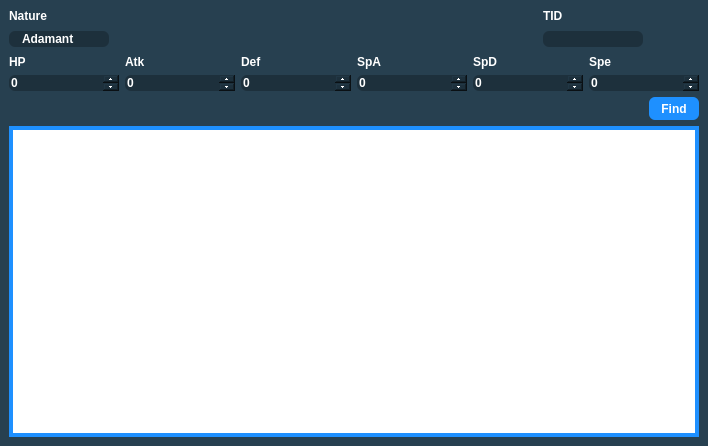
<?xml version="1.0" encoding="UTF-8"?>
<ui version="4.0">
 <class>IVtoPID</class>
 <widget class="QMainWindow" name="IVtoPID">
  <property name="geometry">
   <rect>
    <x>0</x>
    <y>0</y>
    <width>708</width>
    <height>446</height>
   </rect>
  </property>
  <property name="sizePolicy">
   <sizepolicy hsizetype="Fixed" vsizetype="Fixed">
    <horstretch>0</horstretch>
    <verstretch>0</verstretch>
   </sizepolicy>
  </property>
  <property name="minimumSize">
   <size>
    <width>708</width>
    <height>446</height>
   </size>
  </property>
  <property name="maximumSize">
   <size>
    <width>708</width>
    <height>446</height>
   </size>
  </property>
  <property name="windowTitle">
   <string>IVs to PID</string>
  </property>
  <property name="styleSheet">
   <string notr="true">QMainWindow {
	background-color: #274050;
}

QTableView {
	border: 4px solid DodgerBlue;
}

QHeaderView::section {
	border: none;
	background-color: #274050;
	padding-top: 3px;
	padding-bottom: 3px;
	color: white;
}

QLineEdit {
	qproperty-alignment: AlignCenter;
	background-color: #1D303C;
	border:none;
	border-radius: 6px;
	color: white;
	font-family: &quot;Myriad Pro&quot;, Montserrat;
	font-weight: 500;
}

QComboBox {
	background-color: #1D303C;
	border: none;
	border-radius: 6px;
	color: white;
	padding-left: 13px;
	font-family: &quot;Myriad Pro&quot;, Montserrat;
	font-weight: 500;
	combobox-popup: 0;
}

QComboBox QListView{
	color: white;
    background-color: #1D303C;
    border:1px solid black;
}

QComboBox::item:alternate {
    background: #1D303C;
}

QComboBox::item:selected {
    border: 1px solid transparent;
    background: #003941;
}

QComboBox::indicator{
    background-color:transparent;
    selection-background-color:transparent;
    color:transparent;
    selection-color:transparent;
}

QComboBox::editable {
	background-color: #1D303C;
	border: none;
	border-radius: 6px;
	color: white;
}

QComboBox::down-arrow {
	image: url(noimg);
	border-width: 0px;
}

QComboBox::drop-down {
	background: transparent;
	width: 0px;
}

QLabel {
	color: white;
	font-family: &quot;Myriad Pro&quot;, Montserrat;
	font-weight: 500;
}

QPushButton {
	border: none;
	border-radius: 6px;
	color: white;
	background-color: DodgerBlue;
	font-family: &quot;Myriad Pro&quot;, Montserrat;
	font-weight: 500;
}

QSpinBox {
	qproperty-alignment: AlignCenter;
	background-color: #1D303C;
	border: none;
	border-radius: 6px;
	color: white;
	font-family: &quot;Myriad Pro&quot;, Montserrat;
	font-weight: 500;
}

QSpinBox::up-button {
	subcontrol-origin: border;
    subcontrol-position: top right;
}

QSpinBox::down-button {
	subcontrol-origin: border;
    subcontrol-position: bottom right;
}</string>
  </property>
  <widget class="QWidget" name="centralwidget">
   <layout class="QGridLayout" name="gridLayout_2">
    <item row="2" column="0" colspan="4">
     <layout class="QGridLayout" name="gridLayout">
      <item row="0" column="0">
       <widget class="QLabel" name="label">
        <property name="text">
         <string>HP</string>
        </property>
       </widget>
      </item>
      <item row="0" column="1">
       <widget class="QLabel" name="label_2">
        <property name="text">
         <string>Atk</string>
        </property>
       </widget>
      </item>
      <item row="0" column="2">
       <widget class="QLabel" name="label_3">
        <property name="text">
         <string>Def</string>
        </property>
       </widget>
      </item>
      <item row="0" column="3">
       <widget class="QLabel" name="label_4">
        <property name="text">
         <string>SpA</string>
        </property>
       </widget>
      </item>
      <item row="0" column="4">
       <widget class="QLabel" name="label_5">
        <property name="text">
         <string>SpD</string>
        </property>
       </widget>
      </item>
      <item row="0" column="5">
       <widget class="QLabel" name="label_6">
        <property name="text">
         <string>Spe</string>
        </property>
       </widget>
      </item>
      <item row="1" column="0">
       <widget class="QSpinBox" name="spinBoxHP"/>
      </item>
      <item row="1" column="1">
       <widget class="QSpinBox" name="spinBoxAtk"/>
      </item>
      <item row="1" column="2">
       <widget class="QSpinBox" name="spinBoxDef"/>
      </item>
      <item row="1" column="3">
       <widget class="QSpinBox" name="spinBoxSpA"/>
      </item>
      <item row="1" column="4">
       <widget class="QSpinBox" name="spinBoxSpD"/>
      </item>
      <item row="1" column="5">
       <widget class="QSpinBox" name="spinBoxSpe"/>
      </item>
     </layout>
    </item>
    <item row="0" column="0">
     <widget class="QLabel" name="labelNature">
      <property name="styleSheet">
       <string notr="true"/>
      </property>
      <property name="text">
       <string>Nature</string>
      </property>
     </widget>
    </item>
    <item row="0" column="2">
     <widget class="QLabel" name="labelID">
      <property name="styleSheet">
       <string notr="true"/>
      </property>
      <property name="text">
       <string>TID</string>
      </property>
     </widget>
    </item>
    <item row="1" column="0">
     <widget class="QComboBox" name="comboBoxNatureGenerator">
      <property name="minimumSize">
       <size>
        <width>100</width>
        <height>0</height>
       </size>
      </property>
      <item>
       <property name="text">
        <string>Adamant</string>
       </property>
      </item>
      <item>
       <property name="text">
        <string>Bold</string>
       </property>
      </item>
      <item>
       <property name="text">
        <string>Brave</string>
       </property>
      </item>
      <item>
       <property name="text">
        <string>Calm</string>
       </property>
      </item>
      <item>
       <property name="text">
        <string>Careful</string>
       </property>
      </item>
      <item>
       <property name="text">
        <string>Hasty</string>
       </property>
      </item>
      <item>
       <property name="text">
        <string>Impish</string>
       </property>
      </item>
      <item>
       <property name="text">
        <string>Jolly</string>
       </property>
      </item>
      <item>
       <property name="text">
        <string>Lonely</string>
       </property>
      </item>
      <item>
       <property name="text">
        <string>Mild</string>
       </property>
      </item>
      <item>
       <property name="text">
        <string>Modest</string>
       </property>
      </item>
      <item>
       <property name="text">
        <string>Naive</string>
       </property>
      </item>
      <item>
       <property name="text">
        <string>Naughty</string>
       </property>
      </item>
      <item>
       <property name="text">
        <string>Quiet</string>
       </property>
      </item>
      <item>
       <property name="text">
        <string>Rash</string>
       </property>
      </item>
      <item>
       <property name="text">
        <string>Relaxed</string>
       </property>
      </item>
      <item>
       <property name="text">
        <string>Sassy</string>
       </property>
      </item>
      <item>
       <property name="text">
        <string>Timid</string>
       </property>
      </item>
      <item>
       <property name="text">
        <string>Gentle</string>
       </property>
      </item>
      <item>
       <property name="text">
        <string>Lax</string>
       </property>
      </item>
      <item>
       <property name="text">
        <string>Bashful</string>
       </property>
      </item>
      <item>
       <property name="text">
        <string>Docile</string>
       </property>
      </item>
      <item>
       <property name="text">
        <string>Hardy</string>
       </property>
      </item>
      <item>
       <property name="text">
        <string>Quirky</string>
       </property>
      </item>
      <item>
       <property name="text">
        <string>Serious</string>
       </property>
      </item>
     </widget>
    </item>
    <item row="3" column="3">
     <widget class="QPushButton" name="pushButtonFind">
      <property name="minimumSize">
       <size>
        <width>50</width>
        <height>23</height>
       </size>
      </property>
      <property name="styleSheet">
       <string notr="true"/>
      </property>
      <property name="text">
       <string>Find</string>
      </property>
     </widget>
    </item>
    <item row="4" column="0" colspan="4">
     <widget class="TableView" name="tableView">
      <property name="maximumSize">
       <size>
        <width>16777215</width>
        <height>16777215</height>
       </size>
      </property>
      <property name="styleSheet">
       <string notr="true"/>
      </property>
      <property name="editTriggers">
       <set>QAbstractItemView::NoEditTriggers</set>
      </property>
      <property name="sortingEnabled">
       <bool>false</bool>
      </property>
      <attribute name="horizontalHeaderDefaultSectionSize">
       <number>100</number>
      </attribute>
      <attribute name="verticalHeaderVisible">
       <bool>false</bool>
      </attribute>
      <attribute name="verticalHeaderDefaultSectionSize">
       <number>20</number>
      </attribute>
      <attribute name="verticalHeaderMinimumSectionSize">
       <number>20</number>
      </attribute>
     </widget>
    </item>
    <item row="1" column="2">
     <widget class="QTextBox" name="textBoxID">
      <property name="maximumSize">
       <size>
        <width>100</width>
        <height>16777215</height>
       </size>
      </property>
     </widget>
    </item>
    <item row="1" column="1">
     <spacer name="horizontalSpacer">
      <property name="orientation">
       <enum>Qt::Horizontal</enum>
      </property>
      <property name="sizeHint" stdset="0">
       <size>
        <width>40</width>
        <height>20</height>
       </size>
      </property>
     </spacer>
    </item>
   </layout>
  </widget>
  <widget class="QMenuBar" name="menubar">
   <property name="geometry">
    <rect>
     <x>0</x>
     <y>0</y>
     <width>708</width>
     <height>21</height>
    </rect>
   </property>
  </widget>
 </widget>
 <customwidgets>
  <customwidget>
   <class>QTextBox</class>
   <extends>QLineEdit</extends>
   <header>Forms/Controls/QTextBox.hpp</header>
  </customwidget>
  <customwidget>
   <class>TableView</class>
   <extends>QTableView</extends>
   <header>Forms/Controls/TableView.hpp</header>
  </customwidget>
 </customwidgets>
 <resources/>
 <connections/>
</ui>
